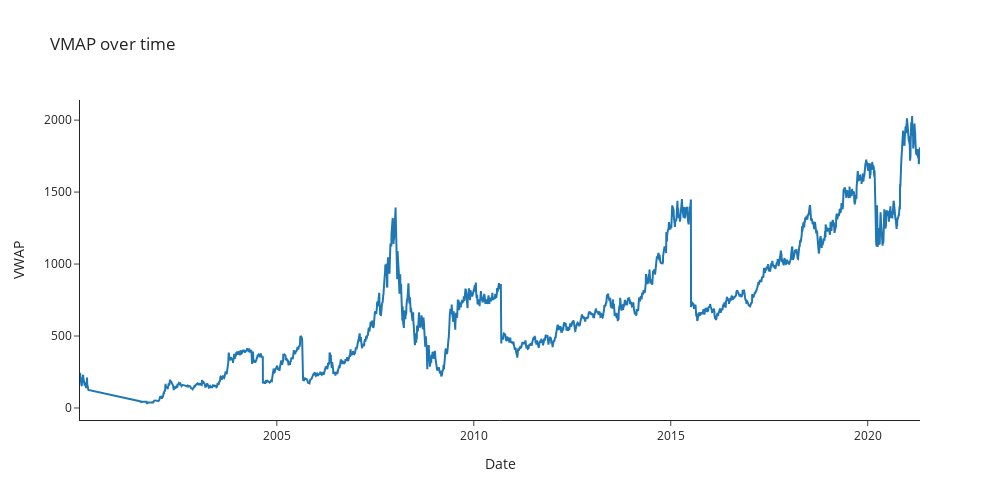

The notebook cell saved with this chart:
### Markdown cell above
## Plotting VWAP(Volum Weighted Average Price) over time
* The Volume Weighted Average Price (VWAP) is used to reveal the true average price that a stock was traded at during any given point in the day. The formula is simply a matter of dividing total dollar volume by total share volume. VWAP = (Number of Shares Bought x Share Price) / Total Volume

### Code cell
fig = go.Figure([go.Scatter(x=df.index, y=df['VWAP'])])
fig.update_layout(
    autosize = False,
    width = 1000,
    height = 500,
    title ='VMAP over time',
    template='simple_white'
)
fig.update_xaxes(title="Date")
fig.update_yaxes(title="VWAP")
fig.show()

### Figure 1 — Plotly figure (JSON) as saved in the notebook; plotly's stock layout.template omitted (floating-point values rounded to 4 significant figures; data arrays with more than 128 entries replaced by an {"elided": "..."} marker saying what was removed)
{"data": [{"type": "scatter", "x": {"elided": "4985 str values"}, "y": {"elided": "4985 float values"}}], "layout": {"autosize": false, "height": 500, "title": {"text": "VMAP over time"}, "width": 1000, "xaxis": {"title": {"text": "Date"}}, "yaxis": {"title": {"text": "VWAP"}}}}
